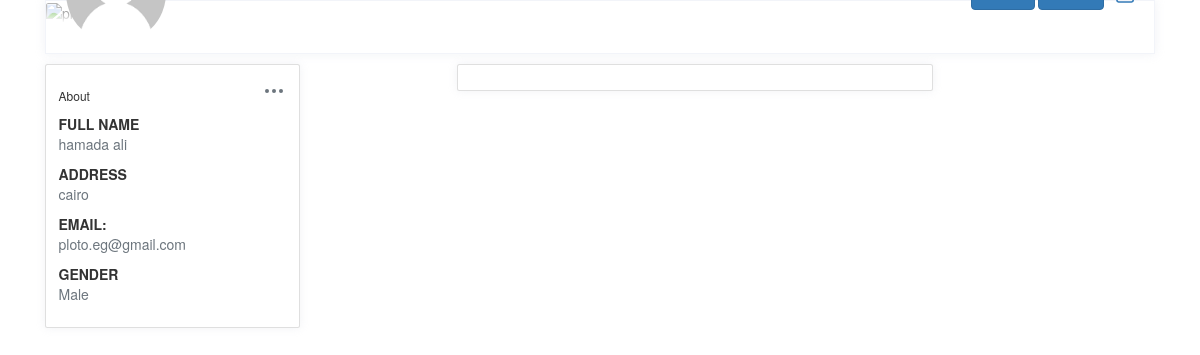
Screenshot of /profile.php (signed in) with the database file from the repository.
### tables this page shows
CREATE TABLE `users` (
  `User_Id` int(11) NOT NULL,
  `fname` varchar(30) NOT NULL,
  `lname` varchar(30) NOT NULL,
  `Username` varchar(30) NOT NULL,
  `Address` varchar(30) NOT NULL,
  `Email` varchar(30) NOT NULL,
  `Password` varchar(30) NOT NULL,
  `Gender` enum('Female','Male') NOT NULL,
  `Profile_Img` varchar(30) DEFAULT '1.png'
);

### viewprofile.php (called while the page is built)
<?php
$con = new PDO("mysql:host=localhost; dbname=Facebook","root","");
$data=$con->query("select * from users where User_Id={$_COOKIE['userid']}");
$profile=$data->fetch(PDO::FETCH_ASSOC);
?>

### Layouts/LeftSide.php (the view, shortened to what this page needs)
<?php include("viewprofile.php")?>
<div class="d-none d-md-block col-md-4 col-xl-3 left-wrapper">
            <div class="card rounded">
                <div class="card-body">
                    <div class="d-flex align-items-center justify-content-between mb-2">
                        <h6 class="card-title mb-0">About</h6>
                        <div class="dropdown">
                            <button class="btn p-0" type="button" id="dropdownMenuButton" data-toggle="dropdown" aria-haspopup="true" aria-expanded="false">
                            </button>
                        </div>
                    </div>
                    <div class="mt-3">
                        <label class="tx-11 font-weight-bold mb-0 text-uppercase">Full Name</label>
                        <p class="text-muted"><?php echo $profile['fname']." ".$profile['lname']?></p>
                    </div>
                    <div class="mt-3">
                        <label class="tx-11 font-weight-bold mb-0 text-uppercase">Address</label>
                        <p class="text-muted"><?php echo $profile['Address']?></p>
                    </div>
                    <div class="mt-3">
                        <label class="tx-11 font-weight-bold mb-0 text-uppercase">Email:</label>
                        <p class="text-muted"><?php echo $profile['Email']?></p>
                    </div>
                    <div class="mt-3">
                        <label class="tx-11 font-weight-bold mb-0 text-uppercase">Gender</label>
                        <p class="text-muted"><?php echo $profile['Gender']?></p>
                    </div>
                </div>
            </div>
        </div>

### Layouts/header.php (shortened to what this page needs)
<?php include("viewprofile.php")?>
<div class="row">
        <div class="col-12 grid-margin">
            <div class="profile-header">
                <div class="cover">
                    <div class="gray-shade"></div>
                    <figure>
                    </figure>
                    <div class="cover-body d-flex justify-content-between align-items-center">
                        <div>
                            <img class="profile-pic" width="100px" height="100px" src="images/<?php echo$profile['Profile_Img'];?>" alt="profile">
                        </div>
                        <div class="d-none d-md-block">
                        <a href="index.php" class="btn btn-primary">Home</a>
                        <a href="profile.php" class="btn btn-primary">Profile</a>
                            <a href="logout.php">
                           </a>
                        </div>
                    </div>
                </div>
                <div class="header-links">
                </div>
            </div>
        </div>
    </div>

### Css/index.css (style rules this page uses)
body { background-color: #f9fafb; margin-top:20px; }
.profile-page .profile-header { box-shadow: 0 0 10px 0 rgba(183, 192, 206, 0.2); border: 1px solid #f2f4f9; }
.profile-page .profile-header .cover { position: relative; border-radius: .25rem .25rem 0 0; }
.profile-page .profile-header .cover figure { margin-bottom: 0; }
.profile-page .profile-header .cover .gray-shade { position: absolute; top: 0; left: 0; width: 100%; height: 100%; z-index: 1; background: linear-gradient(rgba(255, 255, 255, 0.1), #fff 99%); }
.profile-page .profile-header .cover .cover-body { position: absolute; bottom: -20px; left: 0; z-index: 2; width: 100%; padding: 0 20px; }
.profile-page .profile-header .cover .cover-body .profile-pic { border-radius: 50%; width: 100px; }
.profile-page .profile-header .header-links { padding: 15px; display: -webkit-flex; display: flex; -webkit-justify-content: center; justify-content: center; background: #fff; border-radius: 0 0 .25rem .25rem; }
img { vertical-align: middle; border-style: none; }
.grid-margin { margin-bottom: 1rem; }
.card { box-shadow: 0 0 10px 0 rgba(183, 192, 206, 0.2); -webkit-box-shadow: 0 0 10px 0 rgba(183, 192, 206, 0.2); -moz-box-shadow: 0 0 10px 0 rgba(183, 192, 206, 0.2); -ms-box-shadow: 0 0 10px 0 rgba(183, 192, 206, 0.2); }
.rounded { border-radius: 0.25rem !important; }
.card { position: relative; display: flex; flex-direction: column; min-width: 0; word-wrap: break-word; background-color: #fff; background-clip: border-box; border: 1px solid #f2f4f9; border-radius: 0.25rem; }

### rows the page displays
users: Profile_Img (picture), fname "hamada", lname "ali", Address "cairo", Email "ploto.eg@gmail.com", Gender "Male"
